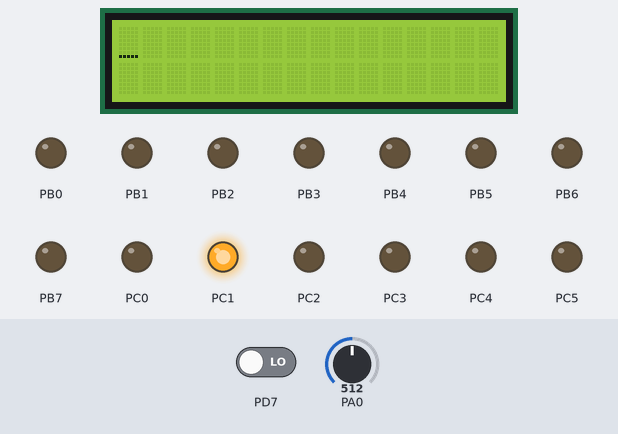
The program below on a simulated ATmega32, built with avr-gcc and emulated at 1.6 MHz. On the bench: 16×2 character LCD, output pins drawn as LEDs (lit = HIGH). Wiring (inferred from the names in the program): character LCD (HD44780): RS PD4; R/W PD5; E PD6; data PD0, PD1, PD2, PD3. Inputs (shaded band) come from the test bench; at power-on: PA0 = 512, PD7 LOW. Pins used as bus, display or sensor lines are not drawn.

Above: at 1.2 s.
1.3 s: PA0 set to 56
4.3 s: PA0 set to 48
At 5.2 s:
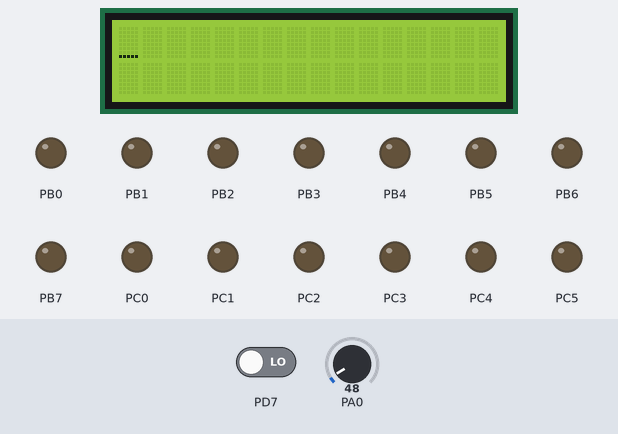
7.3 s: PA0 set to 25
At 8.4 s:
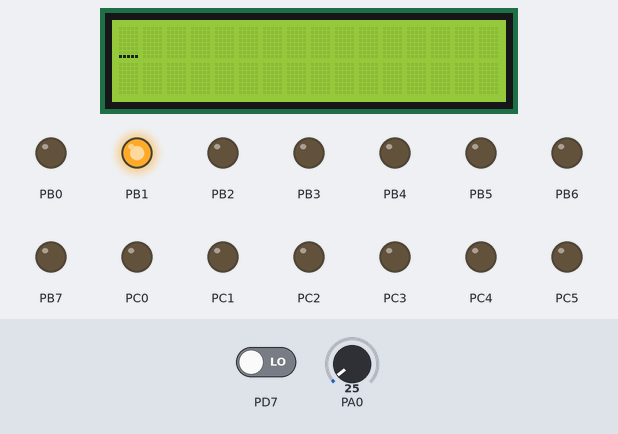
10.3 s: PA0 set to 122
At 10.8 s:
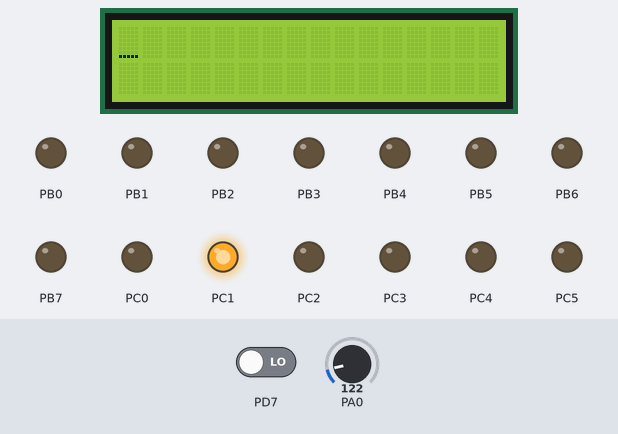
13.3 s: PA0 set to 20
At 14.1 s:
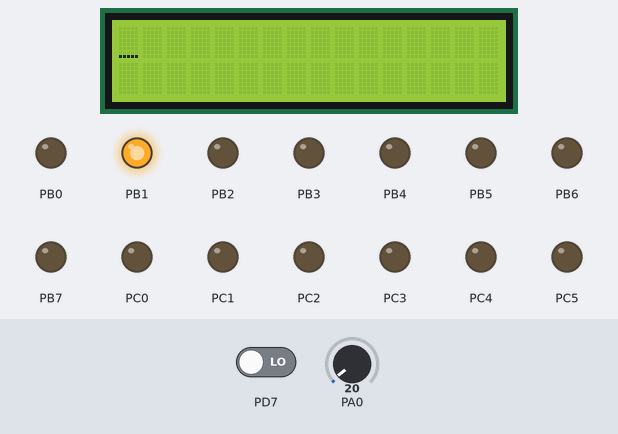
16.3 s: PA0 set to 306
At 17.0 s:
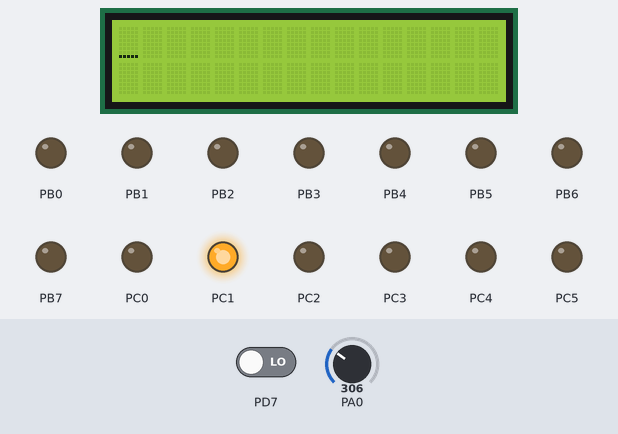
Timing chart, 0 to 19.3 s (numbered marks = the images above; inputs shaded):
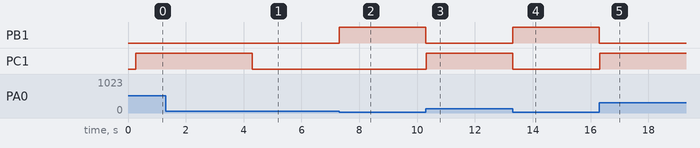

Measured:
- the behaviour switches between 51 and 50 on PA0 (found by bisection; images 0 and 1)
- after the input at 1.3 s, every drawn part: stays the same
- after the input at 4.3 s, PC1: HIGH → LOW at once
- after the input at 7.3 s, PB1: LOW → HIGH at once
- after the input at 10.3 s, PB1: HIGH → LOW at once; PC1: LOW → HIGH at once
- after the input at 13.3 s, PB1: LOW → HIGH at once; PC1: HIGH → LOW at once
- after the input at 16.3 s, PB1: HIGH → LOW at once; PC1: LOW → HIGH at once

The program:

namir.c
```c
#ifndef F_CPU
#define F_CPU 1600000UL
#endif
#include <avr/io.h>
#include <util/delay.h>

#include "LCD!/lcd.h"


int state = 1;

void adc_init()
{
	ADMUX = (1<<REFS0);

	// ADC Enable and prescaler of 128

	ADCSRA = (1<<ADEN)|(1<<ADPS2)|(1<<ADPS1)|(1<<ADPS0);
}

// read adc value
uint16_t adc_read(uint8_t ch)
{
	// select the corresponding channel 0~7

	ch &= 0b00000111;  // AND operation with 7
	ADMUX = (ADMUX & 0xF8)|ch;

	ADCSRA |= (1<<ADSC);


	while(ADCSRA & (1<<ADSC));

	return (ADC);
}

int main()
{
	DDRB=0xff;
	DDRC = 0xFF;
	uint16_t adc_result0;
	int temp;
	char buffer[10];


	// initialize adc and lcd
	adc_init();
	lcd_init(LCD_DISP_ON_CURSOR); //CURSOR


	lcd_clrscr();
	lcd_gotoxy(0,0);


	_delay_ms(50);

	while(1)
	{
		adc_result0 = adc_read(0);      // read adc value at PA0
		temp=adc_result0/2.01;   // finding the temperature


		lcd_gotoxy(0,0);
		itoa(temp,buffer,10);
		lcd_puts("Temp=");   //display temperature
		lcd_puts(buffer);
		lcd_gotoxy(7,0);
		lcd_puts("C");

		if(state==1)
		{
			PORTC=(0<<PINC1); //cooler
			PORTB=(0<<PINB1); //heater

			if(temp>35)
			{
				state=2;
				lcd_clrscr();
				lcd_home();
				lcd_gotoxy(0,1);
				lcd_puts("Cooler ON");

				PORTC=(1<<PINC1); //cooler
				PORTB=(0<<PINB1); //heater

			}

			if(temp<15)
			{
				state=3;
				lcd_clrscr();
				lcd_home();
				lcd_gotoxy(0,1);
				lcd_puts("Heater ON");

				PORTC=(0<<PINC1); //cooler
				PORTB=(1<<PINB1); //heater
			}
		}
		if(state==2)
		{

			if(temp<25)
			{
				state=1;
				lcd_clrscr();
				lcd_home();
				lcd_gotoxy(0,1);
				lcd_puts("---");

				PORTC=(0<<PINC1); //cooler
				PORTB=(0<<PINB1); //heater
			}

		}
		if(state==3)
		{
			PORTC=(0<<PINC1); //cooler
			PORTB=(1<<PINB1); //heater

			if(temp>30)
			{
				state=1;
				lcd_clrscr();
				lcd_home();
				lcd_gotoxy(0,1);
				lcd_puts("---");

				PORTC=(0<<PINC1); //cooler
				PORTB=(0<<PINB1); //heater
			}

		}
	}
}
```

lcd.h
```c
#ifndef LCD_H
#define LCD_H
/*************************************************************************
 Title	:   C include file for the HD44780U LCD library (lcd.c)
 Author:    Peter Fleury <pfleury@gmx.ch>  http://jump.to/fleury
 File:	    $Id: lcd.h,v 1.13.2.2 2006/01/30 19:51:33 peter Exp $
 Software:  AVR-GCC 3.3
 Hardware:  any AVR device, memory mapped mode only for AT90S4414/8515/Mega
***************************************************************************/

/**
 @defgroup pfleury_lcd LCD library
 @code #include <lcd.h> @endcode

 @brief Basic routines for interfacing a HD44780U-based text LCD display

 Originally based on Volker Oth's LCD library,
 changed lcd_init(), added additional constants for lcd_command(),
 added 4-bit I/O mode, improved and optimized code.

 Library can be operated in memory mapped mode (LCD_IO_MODE=0) or in
 4-bit IO port mode (LCD_IO_MODE=1). 8-bit IO port mode not supported.

 Memory mapped mode compatible with Kanda STK200, but supports also
 generation of R/W signal through A8 address line.

 @author Peter Fleury pfleury@gmx.ch http://jump.to/fleury

 @see The chapter <a href="http://homepage.sunrise.ch/mysunrise/peterfleury/avr-lcd44780.html" target="_blank">Interfacing a HD44780 Based LCD to an AVR</a>
      on my home page.

*/

/*@{*/

#if (__GNUC__ * 100 + __GNUC_MINOR__) < 303
#error "This library requires AVR-GCC 3.3 or later, update to newer AVR-GCC compiler !"
#endif

#include <inttypes.h>
#include <avr/pgmspace.h>

/**
 *  @name  Definitions for MCU Clock Frequency
 *  Adapt the MCU clock frequency in Hz to your target.
 */
#define XTAL 16000000              /**< clock frequency in Hz, used to calculate delay timer */


/**
 * @name  Definition for LCD controller type
 * Use 0 for HD44780 controller, change to 1 for displays with KS0073 controller.
 */
#define LCD_CONTROLLER_KS0073 0  /**< Use 0 for HD44780 controller, 1 for KS0073 controller */

/**
 *  @name  Definitions for Display Size
 *  Change these definitions to adapt setting to your display
 */
#define LCD_LINES           2     /**< number of visible lines of the display */
#define LCD_DISP_LENGTH    16     /**< visibles characters per line of the display */
#define LCD_LINE_LENGTH  0x40     /**< internal line length of the display    */
#define LCD_START_LINE1  0x00     /**< DDRAM address of first char of line 1 */
#define LCD_START_LINE2  0x40     /**< DDRAM address of first char of line 2 */
#define LCD_START_LINE3  0x14     /**< DDRAM address of first char of line 3 */
#define LCD_START_LINE4  0x54     /**< DDRAM address of first char of line 4 */
#define LCD_WRAP_LINES      0     /**< 0: no wrap, 1: wrap at end of visibile line */


#define LCD_IO_MODE      1         /**< 0: memory mapped mode, 1: IO port mode */
#if LCD_IO_MODE
/**
 *  @name Definitions for 4-bit IO mode
 *  Change LCD_PORT if you want to use a different port for the LCD pins.
 *
 *  The four LCD data lines and the three control lines RS, RW, E can be on the
 *  same port or on different ports.
 *  Change LCD_RS_PORT, LCD_RW_PORT, LCD_E_PORT if you want the control lines on
 *  different ports.
 *
 *  Normally the four data lines should be mapped to bit 0..3 on one port, but it
 *  is possible to connect these data lines in different order or even on different
 *  ports by adapting the LCD_DATAx_PORT and LCD_DATAx_PIN definitions.
 *
 */
#define LCD_PORT         PORTD       /**< port for the LCD lines   */
#define LCD_DATA0_PORT   LCD_PORT     /**< port for 4bit data bit 0 */
#define LCD_DATA1_PORT   LCD_PORT     /**< port for 4bit data bit 1 */
#define LCD_DATA2_PORT   LCD_PORT     /**< port for 4bit data bit 2 */
#define LCD_DATA3_PORT   LCD_PORT     /**< port for 4bit data bit 3 */
#define LCD_DATA0_PIN    0            /**< pin for 4bit data bit 0  */
#define LCD_DATA1_PIN    1            /**< pin for 4bit data bit 1  */
#define LCD_DATA2_PIN    2            /**< pin for 4bit data bit 2  */
#define LCD_DATA3_PIN    3            /**< pin for 4bit data bit 3  */
#define LCD_RS_PORT      LCD_PORT     /**< port for RS line         */
#define LCD_RS_PIN       4            /**< pin  for RS line         */
#define LCD_RW_PORT      LCD_PORT     /**< port for RW line         */
#define LCD_RW_PIN       5            /**< pin  for RW line         */
#define LCD_E_PORT       LCD_PORT     /**< port for Enable line     */
#define LCD_E_PIN        6            /**< pin  for Enable line     */

#elif defined(__AVR_AT90S4414__) || defined(__AVR_AT90S8515__) || defined(__AVR_ATmega64__) || \
      defined(__AVR_ATmega8515__)|| defined(__AVR_ATmega103__) || defined(__AVR_ATmega128__) || \
      defined(__AVR_ATmega161__) || defined(__AVR_ATmega162__)
/*
 *  memory mapped mode is only supported when the device has an external data memory interface
 */
#define LCD_IO_DATA      0xC000    /* A15=E=1, A14=RS=1                 */
#define LCD_IO_FUNCTION  0x8000    /* A15=E=1, A14=RS=0                 */
#define LCD_IO_READ      0x0100    /* A8 =R/W=1 (R/W: 1=Read, 0=Write   */
#else
#error "external data memory interface not available for this device, use 4-bit IO port mode"

#endif


/**
 *  @name Definitions for LCD command instructions
 *  The constants define the various LCD controller instructions which can be passed to the
 *  function lcd_command(), see HD44780 data sheet for a complete description.
 */

/* instruction register bit positions, see HD44780U data sheet */
#define LCD_CLR               0      /* DB0: clear display                  */
#define LCD_HOME              1      /* DB1: return to home position        */
#define LCD_ENTRY_MODE        2      /* DB2: set entry mode                 */
#define LCD_ENTRY_INC         1      /*   DB1: 1=increment, 0=decrement     */
#define LCD_ENTRY_SHIFT       0      /*   DB2: 1=display shift on           */
#define LCD_ON                3      /* DB3: turn lcd/cursor on             */
#define LCD_ON_DISPLAY        2      /*   DB2: turn display on              */
#define LCD_ON_CURSOR         1      /*   DB1: turn cursor on               */
#define LCD_ON_BLINK          0      /*     DB0: blinking cursor ?          */
#define LCD_MOVE              4      /* DB4: move cursor/display            */
#define LCD_MOVE_DISP         3      /*   DB3: move display (0-> cursor) ?  */
#define LCD_MOVE_RIGHT        2      /*   DB2: move right (0-> left) ?      */
#define LCD_FUNCTION          5      /* DB5: function set                   */
#define LCD_FUNCTION_8BIT     4      /*   DB4: set 8BIT mode (0->4BIT mode) */
#define LCD_FUNCTION_2LINES   3      /*   DB3: two lines (0->one line)      */
#define LCD_FUNCTION_10DOTS   2      /*   DB2: 5x10 font (0->5x7 font)      */
#define LCD_CGRAM             6      /* DB6: set CG RAM address             */
#define LCD_DDRAM             7      /* DB7: set DD RAM address             */
#define LCD_BUSY              7      /* DB7: LCD is busy                    */

/* set entry mode: display shift on/off, dec/inc cursor move direction */
#define LCD_ENTRY_DEC            0x04   /* display shift off, dec cursor move dir */
#define LCD_ENTRY_DEC_SHIFT      0x05   /* display shift on,  dec cursor move dir */
#define LCD_ENTRY_INC_           0x06   /* display shift off, inc cursor move dir */
#define LCD_ENTRY_INC_SHIFT      0x07   /* display shift on,  inc cursor move dir */

/* display on/off, cursor on/off, blinking char at cursor position */
#define LCD_DISP_OFF             0x08   /* display off                            */
#define LCD_DISP_ON              0x0C   /* display on, cursor off                 */
#define LCD_DISP_ON_BLINK        0x0D   /* display on, cursor off, blink char     */
#define LCD_DISP_ON_CURSOR       0x0E   /* display on, cursor on                  */
#define LCD_DISP_ON_CURSOR_BLINK 0x0F   /* display on, cursor on, blink char      */

/* move cursor/shift display */
#define LCD_MOVE_CURSOR_LEFT     0x10   /* move cursor left  (decrement)          */
#define LCD_MOVE_CURSOR_RIGHT    0x14   /* move cursor right (increment)          */
#define LCD_MOVE_DISP_LEFT       0x18   /* shift display left                     */
#define LCD_MOVE_DISP_RIGHT      0x1C   /* shift display right                    */

/* function set: set interface data length and number of display lines */
#define LCD_FUNCTION_4BIT_1LINE  0x20   /* 4-bit interface, single line, 5x7 dots */
#define LCD_FUNCTION_4BIT_2LINES 0x28   /* 4-bit interface, dual line,   5x7 dots */
#define LCD_FUNCTION_8BIT_1LINE  0x30   /* 8-bit interface, single line, 5x7 dots */
#define LCD_FUNCTION_8BIT_2LINES 0x38   /* 8-bit interface, dual line,   5x7 dots */


#define LCD_MODE_DEFAULT     ((1<<LCD_ENTRY_MODE) | (1<<LCD_ENTRY_INC) )


/**
 *  @name Functions
 */


/**
 @brief    Initialize display and select type of cursor
 @param    dispAttr \b LCD_DISP_OFF display off\n
                    \b LCD_DISP_ON display on, cursor off\n
                    \b LCD_DISP_ON_CURSOR display on, cursor on\n
                    \b LCD_DISP_ON_CURSOR_BLINK display on, cursor on flashing
 @return  none
*/
extern void lcd_init(uint8_t dispAttr);


/**
 @brief    Clear display and set cursor to home position
 @param    void
 @return   none
*/
extern void lcd_clrscr(void);


/**
 @brief    Set cursor to home position
 @param    void
 @return   none
*/
extern void lcd_home(void);


/**
 @brief    Set cursor to specified position

 @param    x horizontal position\n (0: left most position)
 @param    y vertical position\n   (0: first line)
 @return   none
*/
extern void lcd_gotoxy(uint8_t x, uint8_t y);


/**
 @brief    Display character at current cursor position
 @param    c character to be displayed
 @return   none
*/
extern void lcd_putc(char c);


/**
 @brief    Display string without auto linefeed
 @param    s string to be displayed
 @return   none
*/
extern void lcd_puts(const char *s);


/**
 @brief    Display string from program memory without auto linefeed
 @param    s string from program memory be be displayed
 @return   none
 @see      lcd_puts_P
*/
extern void lcd_puts_p(const char *progmem_s);


/**
 @brief    Send LCD controller instruction command
 @param    cmd instruction to send to LCD controller, see HD44780 data sheet
 @return   none
*/
extern void lcd_command(uint8_t cmd);


/**
 @brief    Send data byte to LCD controller

 Similar to lcd_putc(), but without interpreting LF
 @param    data byte to send to LCD controller, see HD44780 data sheet
 @return   none
*/
extern void lcd_data(uint8_t data);


/**
 @brief macros for automatically storing string constant in program memory
*/
#define lcd_puts_P(__s)         lcd_puts_p(PSTR(__s))

/*@}*/
#endif //LCD_H
```

Source omitted: lcd.c (21017 bytes), lcd.c (21017 bytes), lcd.h (10923 bytes), lcd.c (21017 bytes)
